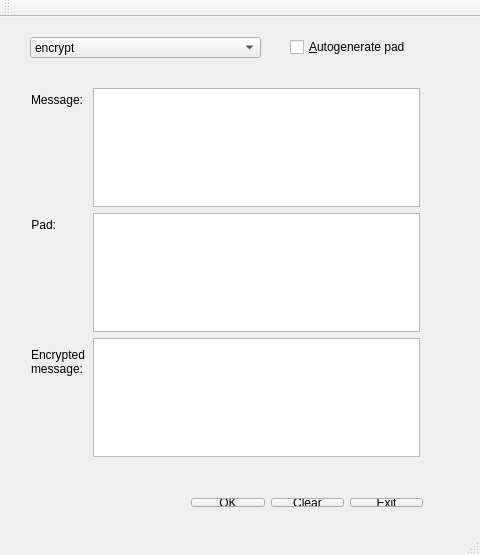
<?xml version="1.0" encoding="UTF-8"?>
<ui version="4.0">
 <class>papercrypto_gui</class>
 <widget class="QMainWindow" name="papercrypto_gui">
  <property name="geometry">
   <rect>
    <x>0</x>
    <y>0</y>
    <width>480</width>
    <height>555</height>
   </rect>
  </property>
  <property name="windowTitle">
   <string>papercrypto_gui</string>
  </property>
  <widget class="QWidget" name="centralWidget">
   <property name="sizePolicy">
    <sizepolicy hsizetype="Fixed" vsizetype="Preferred">
     <horstretch>0</horstretch>
     <verstretch>0</verstretch>
    </sizepolicy>
   </property>
   <widget class="QComboBox" name="comboBox">
    <property name="geometry">
     <rect>
      <x>30</x>
      <y>20</y>
      <width>231</width>
      <height>21</height>
     </rect>
    </property>
    <item>
     <property name="text">
      <string>encrypt </string>
     </property>
    </item>
    <item>
     <property name="text">
      <string>decrypt</string>
     </property>
    </item>
   </widget>
   <widget class="QWidget" name="formLayoutWidget">
    <property name="geometry">
     <rect>
      <x>20</x>
      <y>60</y>
      <width>411</width>
      <height>391</height>
     </rect>
    </property>
    <layout class="QFormLayout" name="formLayout">
     <property name="fieldGrowthPolicy">
      <enum>QFormLayout::AllNonFixedFieldsGrow</enum>
     </property>
     <item row="0" column="0">
      <widget class="QLabel" name="label">
       <property name="text">
        <string>&lt;html&gt;&lt;head/&gt;&lt;body&gt;&lt;p&gt;Message: &lt;/p&gt;&lt;/body&gt;&lt;/html&gt;</string>
       </property>
      </widget>
     </item>
     <item row="0" column="1">
      <widget class="QTextEdit" name="message">
       <property name="font">
        <font>
         <family>Monospace</family>
        </font>
       </property>
       <property name="html">
        <string>&lt;!DOCTYPE HTML PUBLIC &quot;-//W3C//DTD HTML 4.0//EN&quot; &quot;http://www.w3.org/TR/REC-html40/strict.dtd&quot;&gt;
&lt;html&gt;&lt;head&gt;&lt;meta name=&quot;qrichtext&quot; content=&quot;1&quot; /&gt;&lt;style type=&quot;text/css&quot;&gt;
p, li { white-space: pre-wrap; }
&lt;/style&gt;&lt;/head&gt;&lt;body style=&quot; font-family:'Monospace'; font-size:9pt; font-weight:400; font-style:normal;&quot;&gt;
&lt;p style=&quot;-qt-paragraph-type:empty; margin-top:0px; margin-bottom:0px; margin-left:0px; margin-right:0px; -qt-block-indent:0; text-indent:0px;&quot;&gt;&lt;br /&gt;&lt;/p&gt;&lt;/body&gt;&lt;/html&gt;</string>
       </property>
      </widget>
     </item>
     <item row="1" column="0">
      <widget class="QLabel" name="label_2">
       <property name="text">
        <string>&lt;html&gt;&lt;head/&gt;&lt;body&gt;&lt;p align=&quot;right&quot;&gt;Pad:&lt;/p&gt;&lt;/body&gt;&lt;/html&gt;</string>
       </property>
      </widget>
     </item>
     <item row="1" column="1">
      <widget class="QTextEdit" name="pad">
       <property name="font">
        <font>
         <family>Monospace</family>
        </font>
       </property>
      </widget>
     </item>
     <item row="2" column="0">
      <widget class="QLabel" name="label_3">
       <property name="text">
        <string>&lt;html&gt;&lt;head/&gt;&lt;body&gt;&lt;p&gt;Encrypted&lt;br&gt;&lt;/br&gt;
message:&lt;/p&gt;&lt;/body&gt;&lt;/html&gt;</string>
       </property>
      </widget>
     </item>
     <item row="2" column="1">
      <widget class="QTextEdit" name="crypt_message">
       <property name="font">
        <font>
         <family>Monospace</family>
        </font>
       </property>
      </widget>
     </item>
    </layout>
   </widget>
   <widget class="QWidget" name="horizontalLayoutWidget">
    <property name="geometry">
     <rect>
      <x>180</x>
      <y>470</y>
      <width>254</width>
      <height>31</height>
     </rect>
    </property>
    <layout class="QHBoxLayout" name="horizontalLayout">
     <item>
      <widget class="QPushButton" name="ok_button">
       <property name="text">
        <string>OK</string>
       </property>
       <property name="autoDefault">
        <bool>false</bool>
       </property>
       <property name="default">
        <bool>false</bool>
       </property>
      </widget>
     </item>
     <item>
      <widget class="QPushButton" name="clear_button">
       <property name="text">
        <string>Clear</string>
       </property>
      </widget>
     </item>
     <item>
      <widget class="QPushButton" name="quit_button">
       <property name="text">
        <string>Exit</string>
       </property>
      </widget>
     </item>
    </layout>
   </widget>
   <widget class="QCheckBox" name="checkBox">
    <property name="geometry">
     <rect>
      <x>290</x>
      <y>20</y>
      <width>141</width>
      <height>20</height>
     </rect>
    </property>
    <property name="text">
     <string>&amp;Autogenerate pad</string>
    </property>
    <property name="shortcut">
     <string/>
    </property>
   </widget>
  </widget>
  <widget class="QMenuBar" name="menuBar">
   <property name="geometry">
    <rect>
     <x>0</x>
     <y>0</y>
     <width>480</width>
     <height>22</height>
    </rect>
   </property>
  </widget>
  <widget class="QToolBar" name="mainToolBar">
   <attribute name="toolBarArea">
    <enum>TopToolBarArea</enum>
   </attribute>
   <attribute name="toolBarBreak">
    <bool>false</bool>
   </attribute>
  </widget>
  <widget class="QStatusBar" name="statusBar"/>
 </widget>
 <layoutdefault spacing="6" margin="11"/>
 <tabstops>
  <tabstop>comboBox</tabstop>
  <tabstop>message</tabstop>
  <tabstop>pad</tabstop>
  <tabstop>crypt_message</tabstop>
  <tabstop>ok_button</tabstop>
  <tabstop>checkBox</tabstop>
 </tabstops>
 <resources/>
 <connections/>
</ui>
